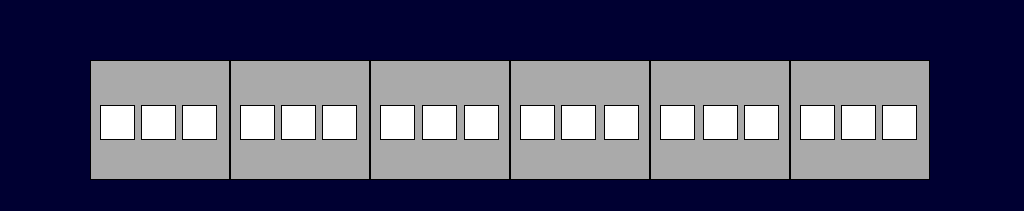
<?xml version="1.0" encoding="UTF-8"?>
<ui version="4.0">
 <class>VehiclePISPage</class>
 <widget class="QWidget" name="VehiclePISPage">
  <property name="geometry">
   <rect>
    <x>0</x>
    <y>0</y>
    <width>1024</width>
    <height>211</height>
   </rect>
  </property>
  <property name="windowTitle">
   <string>Form</string>
  </property>
  <property name="styleSheet">
   <string notr="true">QWidget
{
	background-color: rgb(0,0,50);
}
QLabel
{

font:24px,&quot;微软雅黑&quot;;
border:1px solid black;
}</string>
  </property>
  <widget class="QLabel" name="LBLM2">
   <property name="geometry">
    <rect>
     <x>510</x>
     <y>60</y>
     <width>140</width>
     <height>120</height>
    </rect>
   </property>
   <property name="styleSheet">
    <string notr="true">background-color:rgb(170,170,170);</string>
   </property>
   <property name="text">
    <string/>
   </property>
  </widget>
  <widget class="QLabel" name="LBLTC1">
   <property name="geometry">
    <rect>
     <x>90</x>
     <y>60</y>
     <width>140</width>
     <height>120</height>
    </rect>
   </property>
   <property name="styleSheet">
    <string notr="true">background-color:rgb(170,170,170);</string>
   </property>
   <property name="text">
    <string/>
   </property>
  </widget>
  <widget class="QLabel" name="LBLTC2">
   <property name="geometry">
    <rect>
     <x>790</x>
     <y>60</y>
     <width>140</width>
     <height>120</height>
    </rect>
   </property>
   <property name="styleSheet">
    <string notr="true">background-color:rgb(170,170,170);</string>
   </property>
   <property name="text">
    <string/>
   </property>
  </widget>
  <widget class="QLabel" name="LBLM1">
   <property name="geometry">
    <rect>
     <x>370</x>
     <y>60</y>
     <width>140</width>
     <height>120</height>
    </rect>
   </property>
   <property name="styleSheet">
    <string notr="true">background-color:rgb(170,170,170);</string>
   </property>
   <property name="text">
    <string/>
   </property>
  </widget>
  <widget class="QLabel" name="LBLMP1">
   <property name="geometry">
    <rect>
     <x>230</x>
     <y>60</y>
     <width>140</width>
     <height>120</height>
    </rect>
   </property>
   <property name="styleSheet">
    <string notr="true">background-color:rgb(170,170,170);</string>
   </property>
   <property name="text">
    <string/>
   </property>
  </widget>
  <widget class="QLabel" name="LBLMP2">
   <property name="geometry">
    <rect>
     <x>650</x>
     <y>60</y>
     <width>140</width>
     <height>120</height>
    </rect>
   </property>
   <property name="styleSheet">
    <string notr="true">background-color:rgb(170,170,170);</string>
   </property>
   <property name="text">
    <string/>
   </property>
  </widget>
  <widget class="QLabel" name="lbl_pis1_1">
   <property name="geometry">
    <rect>
     <x>100</x>
     <y>105</y>
     <width>35</width>
     <height>35</height>
    </rect>
   </property>
   <property name="styleSheet">
    <string notr="true">background-color: rgb(255, 255, 255);</string>
   </property>
   <property name="text">
    <string/>
   </property>
  </widget>
  <widget class="QLabel" name="lbl_pis1_2">
   <property name="geometry">
    <rect>
     <x>141</x>
     <y>105</y>
     <width>35</width>
     <height>35</height>
    </rect>
   </property>
   <property name="styleSheet">
    <string notr="true">background-color: rgb(255, 255, 255);</string>
   </property>
   <property name="text">
    <string/>
   </property>
  </widget>
  <widget class="QLabel" name="lbl_pis1_3">
   <property name="geometry">
    <rect>
     <x>182</x>
     <y>105</y>
     <width>35</width>
     <height>35</height>
    </rect>
   </property>
   <property name="styleSheet">
    <string notr="true">background-color: rgb(255, 255, 255);</string>
   </property>
   <property name="text">
    <string/>
   </property>
  </widget>
  <widget class="QLabel" name="lbl_pis2_1">
   <property name="geometry">
    <rect>
     <x>240</x>
     <y>105</y>
     <width>35</width>
     <height>35</height>
    </rect>
   </property>
   <property name="styleSheet">
    <string notr="true">background-color: rgb(255, 255, 255);</string>
   </property>
   <property name="text">
    <string/>
   </property>
  </widget>
  <widget class="QLabel" name="lbl_pis2_2">
   <property name="geometry">
    <rect>
     <x>281</x>
     <y>105</y>
     <width>35</width>
     <height>35</height>
    </rect>
   </property>
   <property name="styleSheet">
    <string notr="true">background-color: rgb(255, 255, 255);</string>
   </property>
   <property name="text">
    <string/>
   </property>
  </widget>
  <widget class="QLabel" name="lbl_pis2_3">
   <property name="geometry">
    <rect>
     <x>322</x>
     <y>105</y>
     <width>35</width>
     <height>35</height>
    </rect>
   </property>
   <property name="styleSheet">
    <string notr="true">background-color: rgb(255, 255, 255);</string>
   </property>
   <property name="text">
    <string/>
   </property>
  </widget>
  <widget class="QLabel" name="lbl_pis3_1">
   <property name="geometry">
    <rect>
     <x>380</x>
     <y>105</y>
     <width>35</width>
     <height>35</height>
    </rect>
   </property>
   <property name="styleSheet">
    <string notr="true">background-color: rgb(255, 255, 255);</string>
   </property>
   <property name="text">
    <string/>
   </property>
  </widget>
  <widget class="QLabel" name="lbl_pis3_2">
   <property name="geometry">
    <rect>
     <x>422</x>
     <y>105</y>
     <width>35</width>
     <height>35</height>
    </rect>
   </property>
   <property name="styleSheet">
    <string notr="true">background-color: rgb(255, 255, 255);</string>
   </property>
   <property name="text">
    <string/>
   </property>
  </widget>
  <widget class="QLabel" name="lbl_pis3_3">
   <property name="geometry">
    <rect>
     <x>464</x>
     <y>105</y>
     <width>35</width>
     <height>35</height>
    </rect>
   </property>
   <property name="styleSheet">
    <string notr="true">background-color: rgb(255, 255, 255);</string>
   </property>
   <property name="text">
    <string/>
   </property>
  </widget>
  <widget class="QLabel" name="lbl_pis4_1">
   <property name="geometry">
    <rect>
     <x>520</x>
     <y>105</y>
     <width>35</width>
     <height>35</height>
    </rect>
   </property>
   <property name="styleSheet">
    <string notr="true">background-color: rgb(255, 255, 255);</string>
   </property>
   <property name="text">
    <string/>
   </property>
  </widget>
  <widget class="QLabel" name="lbl_pis4_2">
   <property name="geometry">
    <rect>
     <x>561</x>
     <y>105</y>
     <width>35</width>
     <height>35</height>
    </rect>
   </property>
   <property name="styleSheet">
    <string notr="true">background-color: rgb(255, 255, 255);</string>
   </property>
   <property name="text">
    <string/>
   </property>
  </widget>
  <widget class="QLabel" name="lbl_pis4_3">
   <property name="geometry">
    <rect>
     <x>604</x>
     <y>105</y>
     <width>35</width>
     <height>35</height>
    </rect>
   </property>
   <property name="styleSheet">
    <string notr="true">background-color: rgb(255, 255, 255);</string>
   </property>
   <property name="text">
    <string/>
   </property>
  </widget>
  <widget class="QLabel" name="lbl_pis5_1">
   <property name="geometry">
    <rect>
     <x>660</x>
     <y>105</y>
     <width>35</width>
     <height>35</height>
    </rect>
   </property>
   <property name="styleSheet">
    <string notr="true">background-color: rgb(255, 255, 255);</string>
   </property>
   <property name="text">
    <string/>
   </property>
  </widget>
  <widget class="QLabel" name="lbl_pis5_2">
   <property name="geometry">
    <rect>
     <x>703</x>
     <y>105</y>
     <width>35</width>
     <height>35</height>
    </rect>
   </property>
   <property name="styleSheet">
    <string notr="true">background-color: rgb(255, 255, 255);</string>
   </property>
   <property name="text">
    <string/>
   </property>
  </widget>
  <widget class="QLabel" name="lbl_pis5_3">
   <property name="geometry">
    <rect>
     <x>744</x>
     <y>105</y>
     <width>35</width>
     <height>35</height>
    </rect>
   </property>
   <property name="styleSheet">
    <string notr="true">background-color: rgb(255, 255, 255);</string>
   </property>
   <property name="text">
    <string/>
   </property>
  </widget>
  <widget class="QLabel" name="lbl_pis6_1">
   <property name="geometry">
    <rect>
     <x>800</x>
     <y>105</y>
     <width>35</width>
     <height>35</height>
    </rect>
   </property>
   <property name="styleSheet">
    <string notr="true">background-color: rgb(255, 255, 255);</string>
   </property>
   <property name="text">
    <string/>
   </property>
  </widget>
  <widget class="QLabel" name="lbl_pis6_2">
   <property name="geometry">
    <rect>
     <x>841</x>
     <y>105</y>
     <width>35</width>
     <height>35</height>
    </rect>
   </property>
   <property name="styleSheet">
    <string notr="true">background-color: rgb(255, 255, 255);</string>
   </property>
   <property name="text">
    <string/>
   </property>
  </widget>
  <widget class="QLabel" name="lbl_pis6_3">
   <property name="geometry">
    <rect>
     <x>882</x>
     <y>105</y>
     <width>35</width>
     <height>35</height>
    </rect>
   </property>
   <property name="styleSheet">
    <string notr="true">background-color: rgb(255, 255, 255);</string>
   </property>
   <property name="text">
    <string/>
   </property>
  </widget>
 </widget>
 <resources/>
 <connections/>
</ui>
